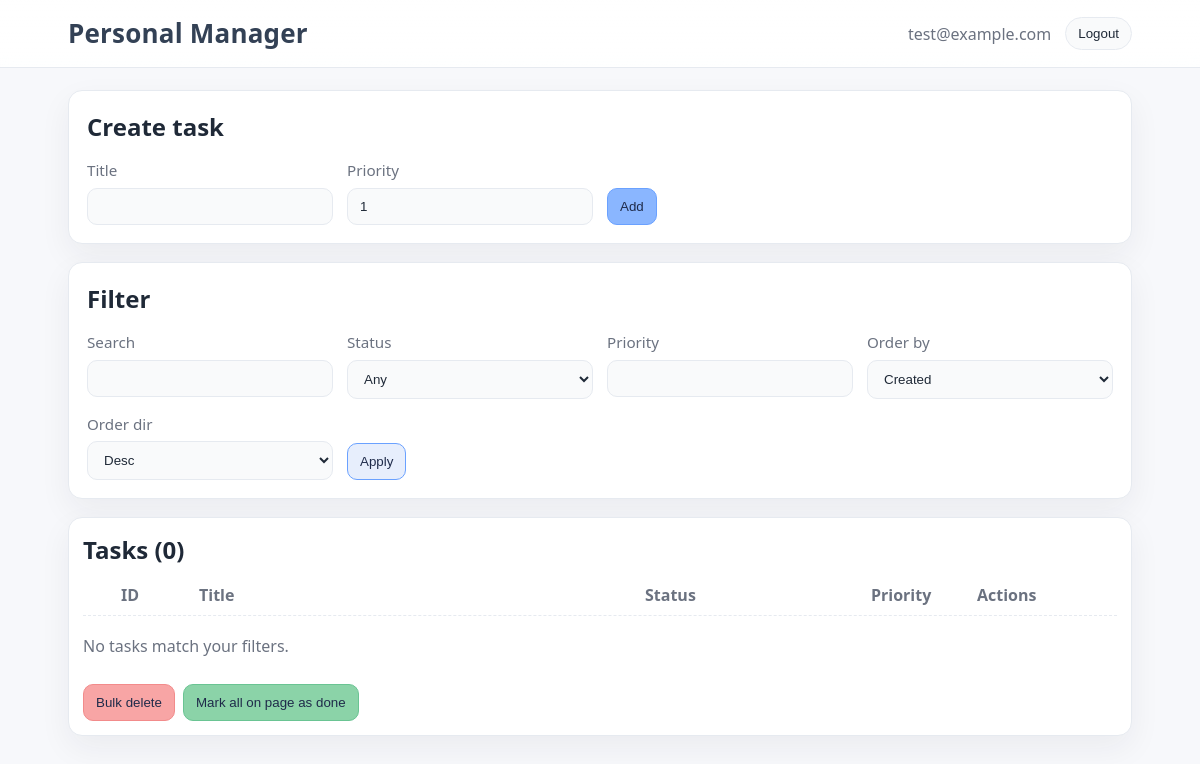
Page / (signed in) on the earlier database version.
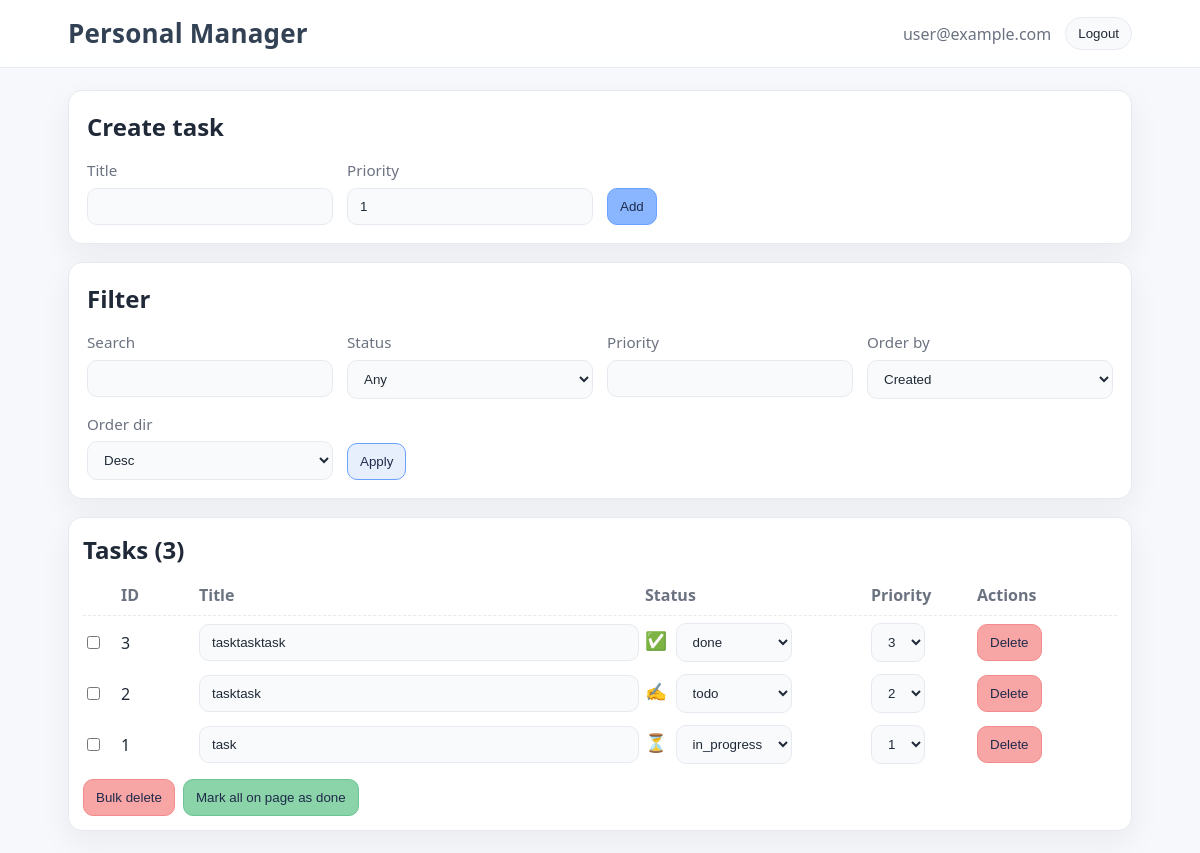
Same page on the later database version.
### app/db_models.py (models this page shows)
class UserDB(Base):
    __tablename__ = "users"
    id = Column(Integer, primary_key=True, index=True)
    email = Column(String, unique=True, index=True, nullable=False)  # unique login
    password_hash = Column(String, nullable=False)  # store hash, not raw password
    created_at = Column(DateTime, default=now_utc)
    tasks = relationship("TaskDB", backref="owner")

class TaskDB(Base):
    __tablename__ = "tasks"
    id = Column(Integer, primary_key=True, index=True)
    title = Column(String, nullable=False)
    status = Column(String, default="todo")  # todo | in_progress | done
    priority = Column(Integer, default=1)     # 1..5
    deadline = Column(DateTime, nullable=True)
    created_at = Column(DateTime, default=now_utc)
    updated_at = Column(DateTime, default=now_utc)
    owner_id = Column(Integer, ForeignKey("users.id"), nullable=True)  # task owner

### app/routers/web.py (the view)
@router.get("/", response_class=HTMLResponse)
def index(
    request: Request,
    status: Optional[str] = Depends(parse_status),
    priority: Optional[int] = Depends(parse_priority),
    q: Optional[str] = None,
    limit: int = 20,
    offset: int = 0,
    order_by: OrderBy = Depends(parse_order_by),
    order_dir: OrderDir = Depends(parse_order_dir),
    db: Session = Depends(get_db),
):
    ctx = _build_context(request, db)
    if not ctx["user"]:
        return RedirectResponse(url="/login", status_code=http_status.HTTP_303_SEE_OTHER)
    total = db_count_tasks(db, owner_id=ctx["user"].id, status=status, priority=priority, q=q)
    items = db_list_tasks(
        db,
        owner_id=ctx["user"].id,
        status=status, priority=priority, q=q,
        limit=limit, offset=offset, order_by=order_by, order_dir=order_dir,
    )
    ctx.update({
        "tasks": items, "total": total,
        "limit": limit, "offset": offset,
        "status": status, "priority": priority,
        "q": q or "", "order_by": order_by, "order_dir": order_dir,
    })
    return templates.TemplateResponse("index.html", ctx)

### app/templates/index.html (shortened to what this page needs)
{% extends "base.html" %}
{% block content %}
  <section class="card">
    <h2>Create task</h2>
    <form method="post" action="/ui/tasks" class="grid">
      <label>Title
        <input name="title" required maxlength="120">
      </label>
      <label>Priority
        <input name="priority" type="number" min="1" max="5" value="1">
      </label>
      <div class="actions">
        <button class="btn btn-primary" type="submit">Add</button>
      </div>
    </form>
  </section>
  <section class="card">
    <h2>Filter</h2>
    <form method="get" action="/" class="grid">
      <label>Search
        <input name="q" value="{{ q }}">
      </label>
      <label>Status
        <select name="status">
          <option value="" {{ (status or '') == '' and 'selected' or '' }}>Any</option>
        </select>
      </label>
      <label>Priority
        <input name="priority" type="number" min="1" max="5" value="{{ priority if priority is not none else '' }}">
      </label>
      <label>Order by
        <select name="order_by">
          <option value="created_at" {{ order_by == 'created_at' and 'selected' or '' }}>Created</option>
        </select>
      </label>
      <label>Order dir
        <select name="order_dir">
          <option value="desc" {{ order_dir == 'desc' and 'selected' or '' }}>Desc</option>
        </select>
      </label>
      <div class="actions">
        <button class="btn" type="submit">Apply</button>
      </div>
    </form>
  </section>
  <section class="card card-compact">
    <h2>Tasks ({{ total }})</h2>
    <div class="table">
      <div class="row header">
        <div>ID</div>
        <div>Title</div>
        <div>Status</div>
        <div>Priority</div>
        <div>Actions</div>
      </div>
      {% for t in tasks %}
        <div class="row">
          <div>
            <input class="chk" type="checkbox" form="bulk-form" name="ids" value="{{ t.id }}">
          </div>
          <div>{{ t.id }}</div>
          {% include "partials/title_cell.html" %}
          {% include "partials/status_cell.html" %}
          {% include "partials/priority_cell.html" %}
          <div class="row-actions">
            <form method="post" action="/ui/tasks/{{ t.id }}/delete" class="inline">
              <button class="btn btn-danger" type="submit">Delete</button>
            </form>
          </div>
        </div>
      {% else %}
        <p class="muted">No tasks match your filters.</p>
      {% endfor %}
    </div>
    <div class="actions">
      <button class="btn btn-danger" form="bulk-form" type="submit">Bulk delete</button>
      <form method="post" action="/ui/bulk_complete">
        <button class="btn btn-success" type="submit">Mark all on page as done</button>
      </form>
    </div>
  </section>
{% endblock %}

### app/templates/base.html (shortened to what this page needs)
<!doctype html>
<html lang="en">
  <head>
    <link rel="stylesheet" href="/static/style.css" />
  </head>
  <body>
    <div class="topbar">
      <div class="topbar-inner">
        <div class="brand">Personal Manager</div>
        <div class="top-actions">
          {% if user or user_email %}
            <span class="muted">{{ (user and user.email) or user_email }}</span>
          {% endif %}
          {% if request and request.cookies.get('access_token') %}
            <form method="post" action="/logout" class="inline">
              <button class="pill" type="submit">Logout</button>
            </form>
          {% endif %}
        </div>
      </div>
    </div>
    <main class="container">
      {% block content %}{% endblock %}
    </main>
  </body>
</html>

### app/templates/partials/title_cell.html
<div class="title-cell" id="title-cell-{{ t.id }}" style="width:100%;">
  <form method="post"
        action="/ui/tasks/{{ t.id }}/title"
        class="inline"
        style="width:100%; display:block;"
        hx-post="/ui/tasks/{{ t.id }}/title"
        hx-trigger="change from:#title-input-{{ t.id }}, keyup[key=='Enter'] from:#title-input-{{ t.id }}"
        hx-target="#title-cell-{{ t.id }}"
        hx-swap="outerHTML">
    <input id="title-input-{{ t.id }}"
           name="title_new"
           value="{{ t.title }}"
           maxlength="120"
           placeholder="Task title"
           style="width:100%; box-sizing:border-box;">
  </form>
</div>

### app/templates/partials/status_cell.html
<div class="status-cell" id="status-cell-{{ t.id }}">
  <form method="post" action="/ui/tasks/{{ t.id }}/status" class="inline">
    <span class="status-emoji">
      {% if t.status == 'todo' %}✍️{% elif t.status == 'in_progress' %}⏳{% elif t.status == 'done' %}✅{% endif %}
    </span>
    <select name="status_new"
            hx-post="/ui/tasks/{{ t.id }}/status"
            hx-include="closest form"
            hx-trigger="change"
            hx-target="#status-cell-{{ t.id }}"
            hx-swap="outerHTML">
      <option value="todo"        {{ t.status == 'todo' and 'selected' or '' }}>todo</option>
      <option value="in_progress" {{ t.status == 'in_progress' and 'selected' or '' }}>in_progress</option>
      <option value="done"        {{ t.status == 'done' and 'selected' or '' }}>done</option>
    </select>
  </form>
</div>

### app/templates/partials/priority_cell.html
<div class="priority-cell" id="priority-cell-{{ t.id }}">
  <form method="post" action="/ui/tasks/{{ t.id }}/priority" class="inline">
    <select name="priority_new"
            hx-post="/ui/tasks/{{ t.id }}/priority"
            hx-include="closest form"
            hx-trigger="change"
            hx-target="#priority-cell-{{ t.id }}"
            hx-swap="outerHTML">
      {% for p in [1,2,3,4,5] %}
        <option value="{{ p }}" {{ t.priority == p and 'selected' or '' }}>{{ p }}</option>
      {% endfor %}
    </select>
  </form>
</div>

### app/static/style.css (style rules this page uses)
:root { --bg: #f7f8fb; --panel: #ffffff; --panel-2: #f9fafb; --text: #1f2937; --muted: #6b7280; --line: #e6eaf0; --brand: #8ab6ff; --brand-700: #6aa1ff; --success: #8bd3a8; --danger: #f8a5a5; --warning: #f7d5a8; --radius: 14px; --radius-sm: 10px; --shadow: 0 12px 32px rgba(31, 41, 55, 0.06); --space-1: 6px; --space-2: 10px; --space-3: 14px; --space-4: 18px; --space-5: 22px; }
* { box-sizing: border-box; }
html, body { margin: 0; padding: 0; background: var(--bg); color: var(--text); font-family: ui-sans-serif, system-ui, -apple-system, Segoe UI, Roboto, Ubuntu, Cantarell, Noto Sans, Helvetica Neue, Arial, "Apple Color Emoji", "Segoe UI Emoji"; line-height: 1.5; }
.topbar { position: sticky; top: 0; z-index: 10; background: linear-gradient(180deg, rgba(255,255,255,0.96), rgba(255,255,255,0.88)); border-bottom: 1px solid var(--line); backdrop-filter: saturate(140%) blur(6px); }
.topbar-inner { max-width: 1100px; margin: 0 auto; padding: var(--space-3) var(--space-4); display: flex; align-items: center; justify-content: space-between; }
.brand { font-weight: 800; font-size: 26px; letter-spacing: .2px; color: #334155; }
.top-actions { display: flex; align-items: center; gap: var(--space-3); color: var(--muted); }
.pill { background: var(--panel-2); border: 1px solid var(--line); color: var(--text); padding: 8px 12px; border-radius: 999px; cursor: pointer }
.container { max-width: 1100px; margin: 22px auto; padding: 0 var(--space-4); }
.card { background: var(--panel); border: 1px solid var(--line); border-radius: var(--radius); padding: var(--space-4); margin: var(--space-4) 0; box-shadow: var(--shadow); }
.card-compact { padding: var(--space-3); }
.card-compact h2 { margin-bottom: var(--space-2); }
h1, h2 { margin: 0 0 var(--space-3); }
.muted { color: var(--muted); }
label { font-size: .95rem; color: var(--muted); }
input, select, button { background: var(--panel-2); color: var(--text); border: 1px solid var(--line); border-radius: var(--radius-sm); padding: 10px 12px }
.grid { display: grid; grid-template-columns: repeat(4, minmax(0, 1fr)); gap: var(--space-3); }
.grid label { display: flex; flex-direction: column; gap: 6px; }
.grid .actions { display: flex; align-items: flex-end }
.actions { display: flex; align-items: center; gap: 8px; margin-top: var(--space-2); }
.btn { background: #e7eefc; border: 1px solid var(--brand-700); color: #1f2b4a; cursor: pointer; padding: 10px 12px; border-radius: var(--radius-sm) }
.btn-primary { background: var(--brand); border-color: var(--brand-700) }
.btn-danger { background: var(--danger); border-color: #f28b8b }
.btn-success { background: var(--success); border-color: #6ac493 }
.table { display: flex; flex-direction: column; gap: 2px }
.row { display: grid; grid-template-columns: 32px 72px minmax(0, 1fr) 220px 100px 140px; align-items: center; gap: 6px; padding: 5px 0; }
.row.header { color: var(--muted); font-weight: 600; border-bottom: 1px dashed var(--line); padding-bottom: 8px }
.row > * { min-width: 0 }
.row-actions { display: flex; gap: 6px; justify-content: flex-start }
.status-cell, .priority-cell, .title-cell { display: flex; align-items: center; gap: .35rem }
.status-emoji { font-size: 1.1rem; line-height: 1 }
.status-cell select { margin-left: .25rem }
.title-cell input { width: 100%; }

Differences in the rows shown:
changed UserDB: email "test@example.com" → "user@example.com"
now on this page (row edited): TaskDB: id "3", title_new "tasktasktask", status_new "done", priority_new "3"
now on this page (row edited): TaskDB: id "2", title_new "tasktask", status_new "todo", priority_new "2"
now on this page (row edited): TaskDB: id "1", title_new "task", status_new "in_progress", priority_new "1"
Other differences:
{{ total }}: "0" → "3"
text no longer shown: "No tasks match your filters."
